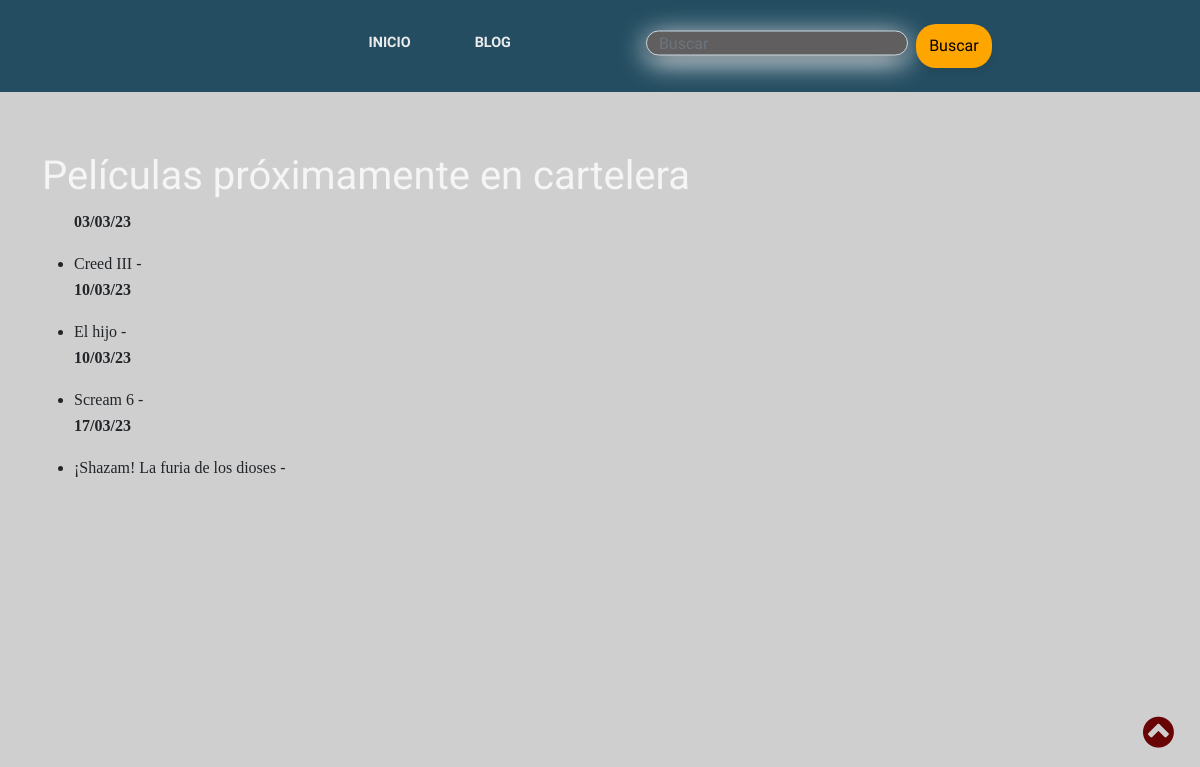
Screenshot of /estreno/ with the database file from the repository.
### movie/models.py (models this page shows, shortened)
class Estreno(models.Model):
    titulo = CharField(max_length=100)
    fecha_estreno = DateField(default=date.today)
    imagen = ImageField(upload_to="estreno/images")

### movie/views.py (the view)
# urls.py: path('estreno/', views.estreno, name='estreno'),
def estreno(request):
    estreno = Estreno.objects.all()
    return render(request, 'estreno.html', {'estreno': estreno})

### movie/templates/estreno.html (shortened to what this page needs)
{% extends 'base.html' %}
{% load static %}
{% block content %}
<div class="container" style="margin-top: 5%;">
  <div class="col-md-8">
  <h1>Películas próximamente en cartelera</h1>
  </div>
  {% if estreno %}
    <ul>
      {% for estrenos in estreno %}
      <p> <strong>{{ estrenos.fecha_estreno|date:"d/m/y" }}</strong></p>
        <li>{{ estrenos.titulo }} - </li>
      {% endfor %}
    </ul>
  {% else %}
    <p>No hay películas próximamente en cartelera</p>
  {% endif %}
  </div>
{% endblock %}

### movie/static/main.css (style rules this page uses)
body { background: rgb(35, 35, 35); }
:root { --font-style: "Nunito Sans", sans-serif; }
* { padding: 0; margin: 0%; }
* { margin: 0; padding: 0; box-sizing: border-box; }
body { font-family: "ROBOTO", sans-serif; }

### movie/static/gestion.css (style rules this page uses)
body { background-color: #cfcfcf; font-family: 'Consistency', 'lora'; background-position: center; background-size: cover; height: auto; max-width: 100%; background-attachment: fixed; }
h1, h2, h3, h4, h5, h6 { font-family: 'Raleway'; }
p { line-height: 1.75; }
h1 { color: whitesmoke; }

### rows the page displays
Estreno: fecha_estreno "03/03/23", titulo "Creed III"
Estreno: fecha_estreno "10/03/23", titulo "El hijo"
Estreno: fecha_estreno "10/03/23", titulo "Scream 6"
Estreno: fecha_estreno "17/03/23", titulo "¡Shazam! La furia de los dioses"
